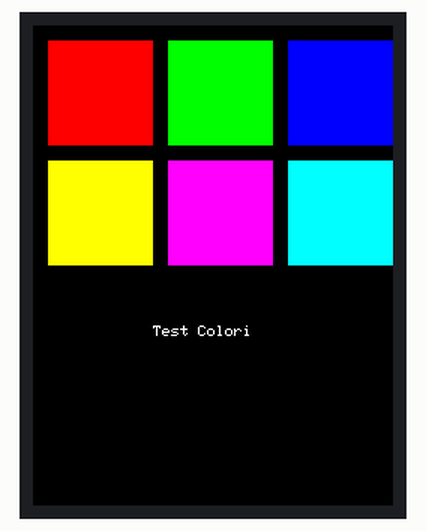
This sketch was run on a simulated ESP32. On the bench: 240×320 colour display.

Above: at 0.3 s.

The sketch:

DisplayBase.ino
```cpp
#include <TFT_eSPI.h>

TFT_eSPI tft = TFT_eSPI();

void setup() {
  Serial.begin(115200);
  tft.init();
  tft.setRotation(0);
  tft.fillScreen(TFT_BLACK);

  // Disegna rettangoli colorati per il test
  tft.fillRect(10, 10, 70, 70, TFT_RED);     // Dovrebbe essere ROSSO
  tft.fillRect(90, 10, 70, 70, TFT_GREEN);   // Dovrebbe essere VERDE
  tft.fillRect(170, 10, 70, 70, TFT_BLUE);   // Dovrebbe essere BLU

  tft.fillRect(10, 90, 70, 70, TFT_YELLOW);  // Dovrebbe essere GIALLO
  tft.fillRect(90, 90, 70, 70, TFT_MAGENTA); // Dovrebbe essere MAGENTA
  tft.fillRect(170, 90, 70, 70, TFT_CYAN);   // Dovrebbe essere CIANO

  // Testo bianco
  tft.setTextColor(TFT_WHITE);
  tft.drawString("Test Colori", 80, 200);
}

void loop() {
  // Vuoto
}
```
